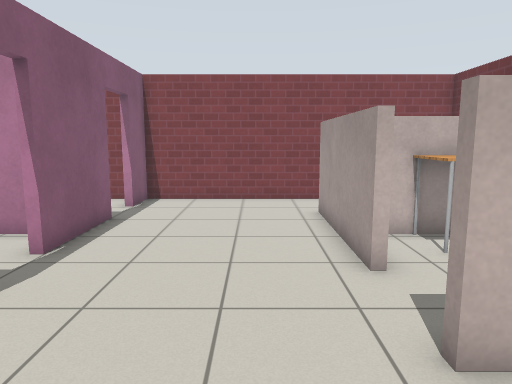
View 1 (above)

19 first-person views from a walk through a robot-simulator world made for Gazebo. The camera is 1.2 m above the floor, tilts 8° down and sees 70° across. The floor is counted in squares, 0.5 m on a side. Each view is taken from the middle of a square. On the plan, view 1 faces up. The plan holds only what a view shows up to about 20 squares ahead; the rest is blank. Gazebo's built-in surfaces are drawn with simple patterns.

View 2
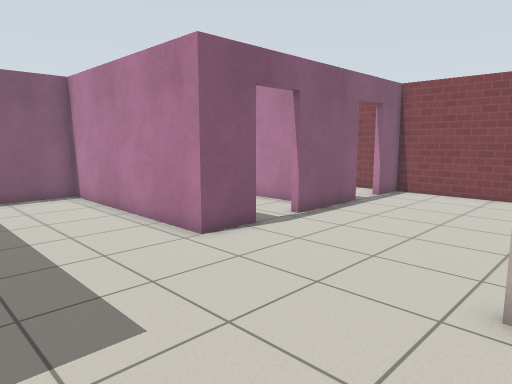

View 3
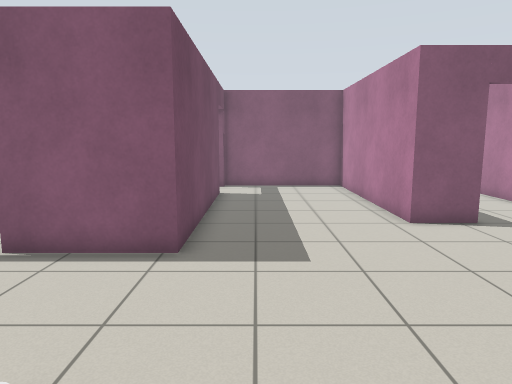

View 4
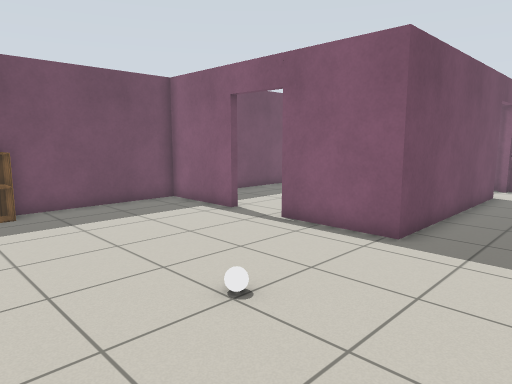

View 5
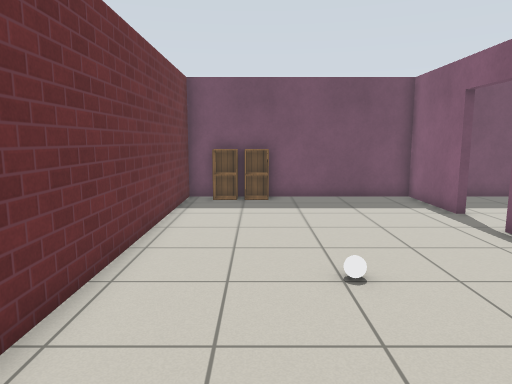

View 6
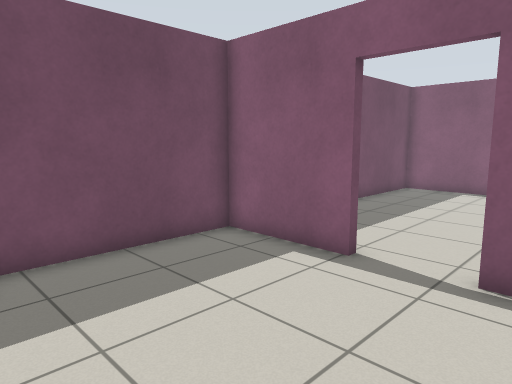

View 7
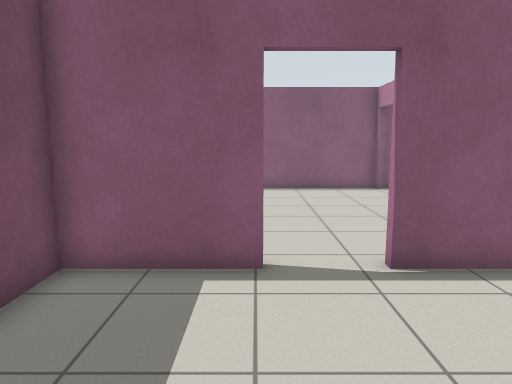

View 8
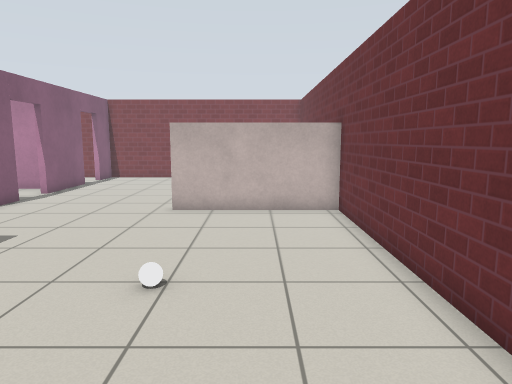

View 9
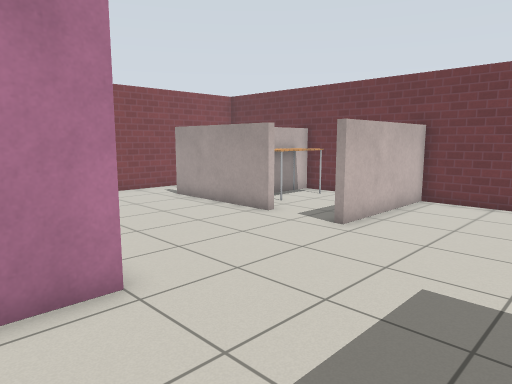

View 10
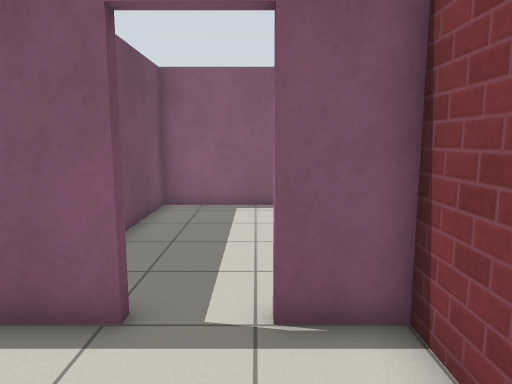

View 11
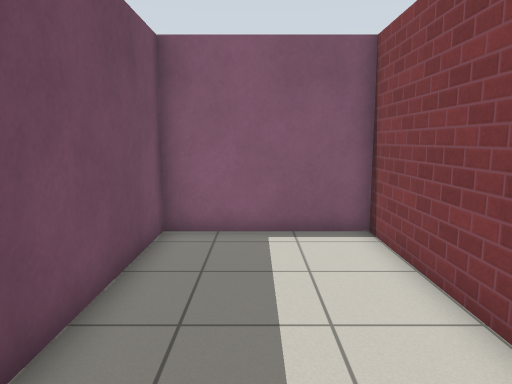

View 12
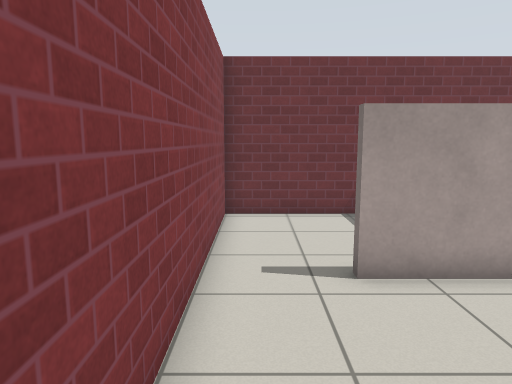

View 13
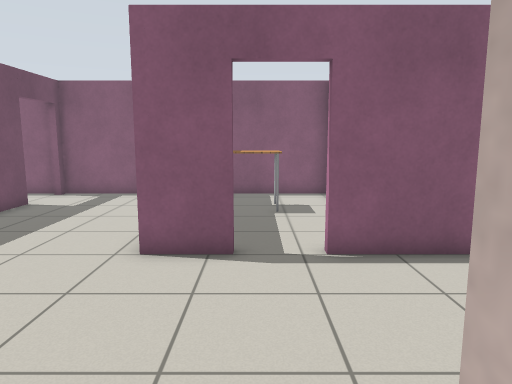

View 14
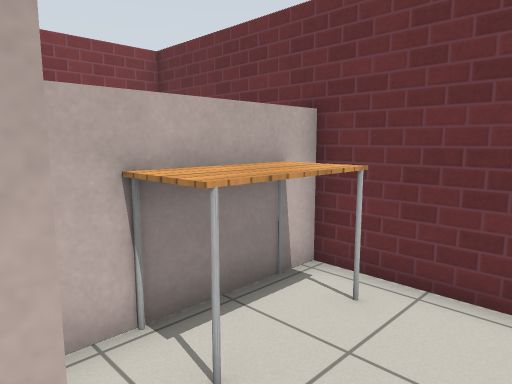

View 15
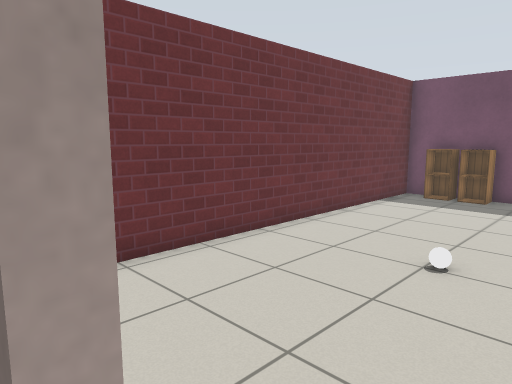

View 16
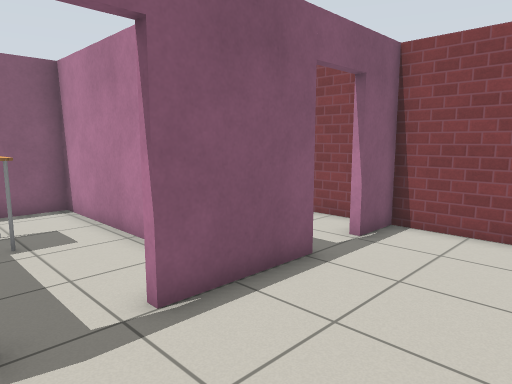

View 17
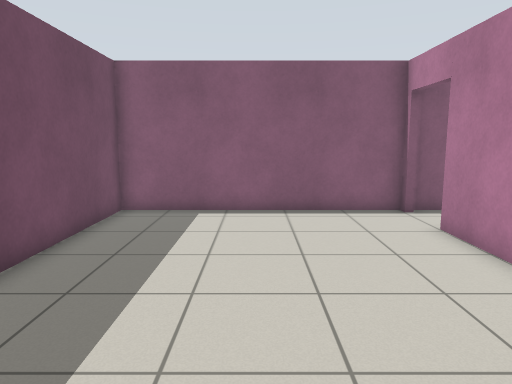

View 18
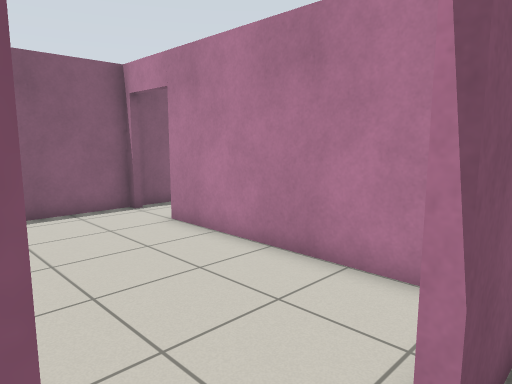

View 19
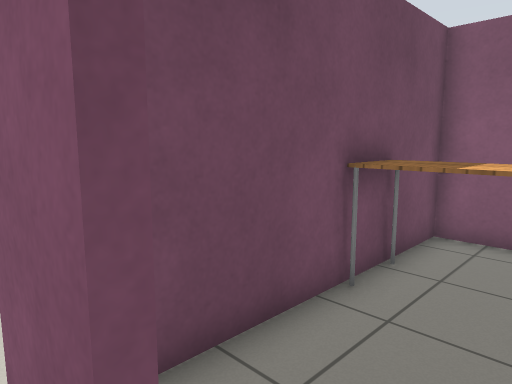

### Floor plan
Points are (right, up) in squares from view 1. A wall is a line through its corners. A room is listed if a view was taken in it or the views show most of it. See-through windows are left out.
Room 1 (views 1, 2, 3, 4, 5, 6, 7, 8, 9, 10, 11, 12, 14, 15, 16, 17, 18, 19)
walls: (-4.5, 5.6) (-4.5, 3.5) (-13.5, 3.5) (-13.5, -2.7) (-13.1, -2.7); (2.1, 6.5) (2.1, 12.3); (-1.6, -8.9) (-1.6, -12.7) (7.9, -12.7) (7.9, 4); (8, 3.5) (2, 3.5); (-10.7, -2.7) (-1.6, -2.7) (-1.6, -6.5); (-10.5, 3.8) (-9.6, 3.8); (-4.5, 11.3) (-4.5, 7.5); (1.5, 15) (-4.5, 15) (-4.5, 13.1)
ways out: opening at (3.5, 5.5) to room 2; open door at (-12, -3) to room 3; open door at (-2, -7.5) to room 3; open door at (-5, 12.5) to room 4; open door at (-5, 6.5) to room 5; opening at (2, 13.5) to room 6
objects: white ball (3, -3); cabinet (5, -12); cabinet (6, -12) to (7, -12)
Room 2 (view 13)
walls: (4.5, 9.2) (3.1, 9.2); (8, 9.2) (6.4, 9.2); (7.9, 4) (7.9, 9.5)
ways out: opening at (3.5, 5.5) to room 1
objects: table (4, 8) to (7, 9)
Room 3 (no view inside)
walls: (-3.1, -3) (-10.7, -3); (-13, -3) (-13.5, -3) (-13.5, -12.7) (-4.1, -12.7)
ways out: open door at (-12, -3) to room 1; open door at (-2, -7.5) to room 1
Room 4 (no view inside)
walls: (-5.4, 15) (-13.5, 15) (-13.5, 9.5) (-7.3, 9.5)
ways out: open door at (-5, 12.5) to room 1
Room 5 (no view inside)
walls: (-9.6, 3.8) (-5.6, 3.8); (-5.8, 9.2) (-13.5, 9.2) (-13.5, 3.8) (-10.5, 3.8)
ways out: open door at (-5, 6.5) to room 1
objects: table (-11, 4) to (-9, 7)
Room 6 (no view inside)
walls: (7.9, 9.5) (7.9, 15) (1.5, 15)
ways out: opening at (2, 13.5) to room 1

Where each view was taken, in squares from view 1:
view 1: 0 up, 0 right, facing up
view 2: 2 down, 3 right, facing up-left
view 3: 1 down, 6 right, facing left
view 4: 1 up, 7 right, facing down-left
view 5: 3 up, 5 right, facing down
view 6: 5 down, 5 right, facing down-left
view 7: 9 down, 5 right, facing left
view 8: 9 down, 5 right, facing up
view 9: 2 down, 7 left, facing up-right
view 10: 13 up, 0 right, facing left
view 11: 12 up, 4 left, facing left
view 12: 14 up, 4 left, facing right
view 13: 6 up, 3 right, facing left
view 14: 5 up, 2 right, facing up-right
view 15: 4 up, 1 right, facing down-right
view 16: 5 up, 0 right, facing up-left
view 17: 8 down, 1 left, facing left
view 18: 9 down, 1 left, facing up-left
view 19: 7 up, 4 left, facing down-left
